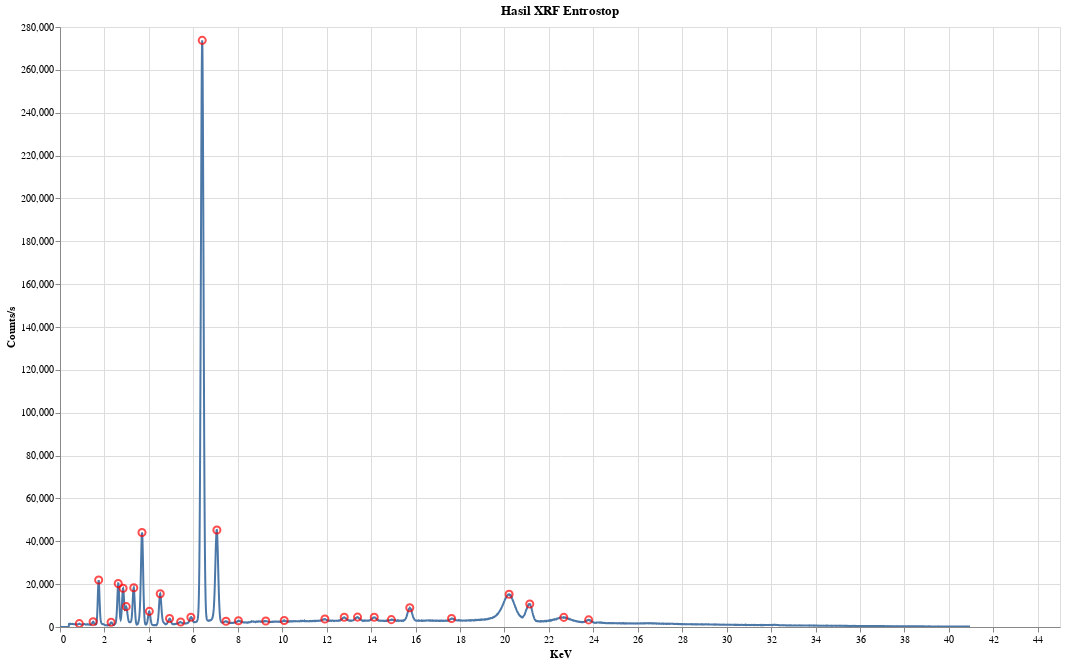

Write notebook code for a chart like this one.
### Code cell
df_datas["Entrostop"][["Peak (KeV)","Peak (count/s)"]] = plot_data(df_datas["Entrostop"], "Hasil XRF Entrostop", width=1000, height=600, prominence=400)

### Figure 1 — Vega-Lite specification as saved in the notebook (floating-point values rounded to 4 significant figures; data arrays with more than 128 entries replaced by an {"elided": "..."} marker saying what was removed)
{"config": {"view": {"continuousWidth": 300, "continuousHeight": 300}}, "layer": [{"data": {"name": "data-6bfd2292b0168398f2588fa6adc2b25b"}, "mark": {"type": "line"}, "encoding": {"tooltip": [{"field": "x", "type": "quantitative"}, {"field": "y", "type": "quantitative"}], "x": {"field": "x", "title": "KeV", "type": "quantitative"}, "y": {"field": "y", "title": "Counts/s", "type": "quantitative"}}, "name": "view_2", "title": "Hasil XRF Entrostop"}, {"data": {"name": "data-5eba0e849a09345410c445b21582bb68"}, "mark": {"type": "point", "color": "red", "size": 50}, "encoding": {"tooltip": [{"field": "x", "type": "quantitative"}, {"field": "y", "type": "quantitative"}], "x": {"field": "x", "type": "quantitative"}, "y": {"field": "y", "type": "quantitative"}}}], "height": 600, "params": [{"name": "param_2", "select": {"type": "interval", "encodings": ["x", "y"]}, "bind": "scales", "views": ["view_2"]}], "width": 1000, "$schema": "https://vega.github.io/schema/vega-lite/v5.20.1.json", "datasets": {"data-6bfd2292b0168398f2588fa6adc2b25b": {"elided": "4096 records"}, "data-5eba0e849a09345410c445b21582bb68": [{"x": 0.87, "y": 1581.0}, {"x": 1.49, "y": 2491.0}, {"x": 1.74, "y": 21900.0}, {"x": 2.3, "y": 2200.0}, {"x": 2.62, "y": 20320.0}, {"x": 2.84, "y": 18050.0}, {"x": 2.98, "y": 9500.0}, {"x": 3.32, "y": 18320.0}, {"x": 3.69, "y": 44110.0}, {"x": 4.02, "y": 7293.0}, {"x": 4.51, "y": 15540.0}, {"x": 4.93, "y": 3946.0}, {"x": 5.43, "y": 2299.0}, {"x": 5.89, "y": 4552.0}, {"x": 6.4, "y": 273800.0}, {"x": 7.06, "y": 45280.0}, {"x": 7.47, "y": 2716.0}, {"x": 8.03, "y": 2891.0}, {"x": 9.26, "y": 2769.0}, {"x": 10.09, "y": 3022.0}, {"x": 11.92, "y": 3716.0}, {"x": 12.79, "y": 4542.0}, {"x": 13.39, "y": 4615.0}, {"x": 14.14, "y": 4533.0}, {"x": 14.91, "y": 3435.0}, {"x": 15.74, "y": 8968.0}, {"x": 17.62, "y": 3945.0}, {"x": 20.21, "y": 15290.0}, {"x": 21.14, "y": 10760.0}, {"x": 22.67, "y": 4500.0}, {"x": 23.79, "y": 3314.0}]}}
